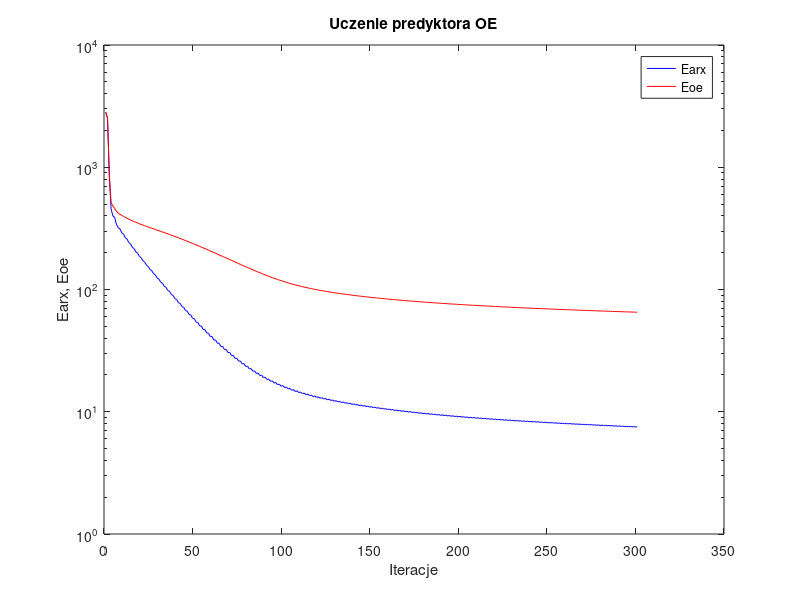
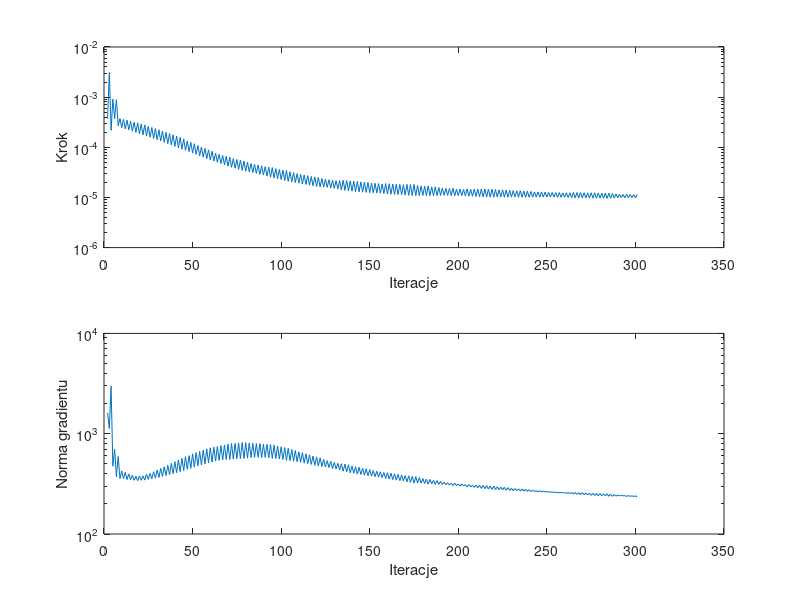

Write MATLAB code to recreate these figures, in order.
%uczenie predyktora oe
clear all;
n=0; farx(n+1)=2.807116e+003; foe(n+1)=2.831484e+003; wspucz(n+1)=0.000000e+000; ng(n+1)=0.000000e+000;
n=1; farx(n+1)=2.502983e+003; foe(n+1)=2.534578e+003; krok(n+1)=3.702988e-004; ng(n+1)=1.615494e+003;
n=2; farx(n+1)=8.446115e+002; foe(n+1)=8.665170e+002; krok(n+1)=3.096185e-003; ng(n+1)=1.125148e+003;
n=3; farx(n+1)=4.567778e+002; foe(n+1)=5.133754e+002; krok(n+1)=2.178264e-004; ng(n+1)=2.972720e+003;
n=4; farx(n+1)=4.001971e+002; foe(n+1)=4.826593e+002; krok(n+1)=9.143281e-004; ng(n+1)=4.741961e+002;
n=5; farx(n+1)=3.885309e+002; foe(n+1)=4.590510e+002; krok(n+1)=3.716215e-004; ng(n+1)=6.986525e+002;
n=6; farx(n+1)=3.424797e+002; foe(n+1)=4.376548e+002; krok(n+1)=8.861138e-004; ng(n+1)=3.711390e+002;
n=7; farx(n+1)=3.207960e+002; foe(n+1)=4.212643e+002; krok(n+1)=2.681146e-004; ng(n+1)=5.932796e+002;
n=8; farx(n+1)=3.135375e+002; foe(n+1)=4.124100e+002; krok(n+1)=3.748417e-004; ng(n+1)=3.564952e+002;
n=9; farx(n+1)=2.911243e+002; foe(n+1)=4.040479e+002; krok(n+1)=2.460936e-004; ng(n+1)=4.251096e+002;
n=10; farx(n+1)=2.844890e+002; foe(n+1)=3.963800e+002; krok(n+1)=3.606707e-004; ng(n+1)=3.561705e+002;
n=11; farx(n+1)=2.650900e+002; foe(n+1)=3.891525e+002; krok(n+1)=2.326282e-004; ng(n+1)=4.118957e+002;
n=12; farx(n+1)=2.587579e+002; foe(n+1)=3.824508e+002; krok(n+1)=3.473499e-004; ng(n+1)=3.488639e+002;
n=13; farx(n+1)=2.418401e+002; foe(n+1)=3.761544e+002; krok(n+1)=2.224361e-004; ng(n+1)=3.971548e+002;
n=14; farx(n+1)=2.361636e+002; foe(n+1)=3.703136e+002; krok(n+1)=3.293253e-004; ng(n+1)=3.479487e+002;
n=15; farx(n+1)=2.214135e+002; foe(n+1)=3.647335e+002; krok(n+1)=2.093774e-004; ng(n+1)=3.859272e+002;
n=16; farx(n+1)=2.160375e+002; foe(n+1)=3.594866e+002; krok(n+1)=3.185772e-004; ng(n+1)=3.429328e+002;
n=17; farx(n+1)=2.030446e+002; foe(n+1)=3.544640e+002; krok(n+1)=1.974847e-004; ng(n+1)=3.769655e+002;
n=18; farx(n+1)=1.980393e+002; foe(n+1)=3.496915e+002; krok(n+1)=3.067806e-004; ng(n+1)=3.407869e+002;
n=19; farx(n+1)=1.864423e+002; foe(n+1)=3.450912e+002; krok(n+1)=1.869282e-004; ng(n+1)=3.776546e+002;
n=20; farx(n+1)=1.819257e+002; foe(n+1)=3.407095e+002; krok(n+1)=2.900037e-004; ng(n+1)=3.429054e+002;
n=21; farx(n+1)=1.715570e+002; foe(n+1)=3.364550e+002; krok(n+1)=1.767236e-004; ng(n+1)=3.800877e+002;
n=22; farx(n+1)=1.673699e+002; foe(n+1)=3.323376e+002; krok(n+1)=2.796501e-004; ng(n+1)=3.445617e+002;
n=23; farx(n+1)=1.579231e+002; foe(n+1)=3.283108e+002; krok(n+1)=1.673718e-004; ng(n+1)=3.943094e+002;
n=24; farx(n+1)=1.542571e+002; foe(n+1)=3.244385e+002; krok(n+1)=2.601242e-004; ng(n+1)=3.505710e+002;
n=25; farx(n+1)=1.456705e+002; foe(n+1)=3.206312e+002; krok(n+1)=1.592886e-004; ng(n+1)=4.025898e+002;
n=26; farx(n+1)=1.423650e+002; foe(n+1)=3.169150e+002; krok(n+1)=2.478815e-004; ng(n+1)=3.555117e+002;
n=27; farx(n+1)=1.344905e+002; foe(n+1)=3.132339e+002; krok(n+1)=1.497533e-004; ng(n+1)=4.182327e+002;
n=28; farx(n+1)=1.315011e+002; foe(n+1)=3.096209e+002; krok(n+1)=2.361618e-004; ng(n+1)=3.605349e+002;
n=29; farx(n+1)=1.242385e+002; foe(n+1)=3.060376e+002; krok(n+1)=1.410950e-004; ng(n+1)=4.340223e+002;
n=30; farx(n+1)=1.215711e+002; foe(n+1)=3.025016e+002; krok(n+1)=2.235165e-004; ng(n+1)=3.667949e+002;
n=31; farx(n+1)=1.148367e+002; foe(n+1)=2.989967e+002; krok(n+1)=1.333447e-004; ng(n+1)=4.496316e+002;
n=32; farx(n+1)=1.124876e+002; foe(n+1)=2.955212e+002; krok(n+1)=2.114007e-004; ng(n+1)=3.744052e+002;
n=33; farx(n+1)=1.062021e+002; foe(n+1)=2.920639e+002; krok(n+1)=1.258386e-004; ng(n+1)=4.677911e+002;
n=34; farx(n+1)=1.041682e+002; foe(n+1)=2.886369e+002; krok(n+1)=1.984325e-004; ng(n+1)=3.832091e+002;
n=35; farx(n+1)=9.830569e+001; foe(n+1)=2.852216e+002; krok(n+1)=1.185230e-004; ng(n+1)=4.852562e+002;
n=36; farx(n+1)=9.652066e+001; foe(n+1)=2.818133e+002; krok(n+1)=1.882222e-004; ng(n+1)=3.912638e+002;
n=37; farx(n+1)=9.102484e+001; foe(n+1)=2.784141e+002; krok(n+1)=1.112180e-004; ng(n+1)=5.061819e+002;
n=38; farx(n+1)=8.947985e+001; foe(n+1)=2.750193e+002; krok(n+1)=1.775310e-004; ng(n+1)=4.001257e+002;
n=39; farx(n+1)=8.433287e+001; foe(n+1)=2.716366e+002; krok(n+1)=1.041990e-004; ng(n+1)=5.267672e+002;
n=40; farx(n+1)=8.298862e+001; foe(n+1)=2.682401e+002; krok(n+1)=1.677606e-004; ng(n+1)=4.085333e+002;
n=41; farx(n+1)=7.815600e+001; foe(n+1)=2.648711e+002; krok(n+1)=9.773946e-005; ng(n+1)=5.479649e+002;
n=42; farx(n+1)=7.701260e+001; foe(n+1)=2.614814e+002; krok(n+1)=1.574580e-004; ng(n+1)=4.181115e+002;
n=43; farx(n+1)=7.246862e+001; foe(n+1)=2.581294e+002; krok(n+1)=9.186583e-005; ng(n+1)=5.689817e+002;
n=44; farx(n+1)=7.152041e+001; foe(n+1)=2.547575e+002; krok(n+1)=1.473196e-004; ng(n+1)=4.287859e+002;
n=45; farx(n+1)=6.722487e+001; foe(n+1)=2.514198e+002; krok(n+1)=8.669030e-005; ng(n+1)=5.912513e+002;
n=46; farx(n+1)=6.649026e+001; foe(n+1)=2.480944e+002; krok(n+1)=1.340733e-004; ng(n+1)=4.421899e+002;
n=47; farx(n+1)=6.248945e+001; foe(n+1)=2.448153e+002; krok(n+1)=8.191911e-005; ng(n+1)=6.045844e+002;
n=48; farx(n+1)=6.188094e+001; foe(n+1)=2.415024e+002; krok(n+1)=1.265491e-004; ng(n+1)=4.520476e+002;
n=49; farx(n+1)=5.811970e+001; foe(n+1)=2.382343e+002; krok(n+1)=7.646629e-005; ng(n+1)=6.292898e+002;
n=50; farx(n+1)=5.763430e+001; foe(n+1)=2.349509e+002; krok(n+1)=1.176687e-004; ng(n+1)=4.641862e+002;
n=51; farx(n+1)=5.411102e+001; foe(n+1)=2.317238e+002; krok(n+1)=7.202880e-005; ng(n+1)=6.481084e+002;
n=52; farx(n+1)=5.374421e+001; foe(n+1)=2.284873e+002; krok(n+1)=1.089132e-004; ng(n+1)=4.773601e+002;
n=53; farx(n+1)=5.045408e+001; foe(n+1)=2.253074e+002; krok(n+1)=6.776689e-005; ng(n+1)=6.660531e+002;
n=54; farx(n+1)=5.017984e+001; foe(n+1)=2.221188e+002; krok(n+1)=1.015140e-004; ng(n+1)=4.895441e+002;
n=55; farx(n+1)=4.711186e+001; foe(n+1)=2.189838e+002; krok(n+1)=6.352069e-005; ng(n+1)=6.853888e+002;
n=56; farx(n+1)=4.690925e+001; foe(n+1)=2.158449e+002; krok(n+1)=9.531131e-005; ng(n+1)=5.005759e+002;
n=57; farx(n+1)=4.404816e+001; foe(n+1)=2.127523e+002; krok(n+1)=5.942307e-005; ng(n+1)=7.062461e+002;
n=58; farx(n+1)=4.390381e+001; foe(n+1)=2.096704e+002; krok(n+1)=8.906432e-005; ng(n+1)=5.110488e+002;
n=59; farx(n+1)=4.124622e+001; foe(n+1)=2.066380e+002; krok(n+1)=5.587912e-005; ng(n+1)=7.224608e+002;
n=60; farx(n+1)=4.114948e+001; foe(n+1)=2.036202e+002; krok(n+1)=8.312662e-005; ng(n+1)=5.208283e+002;
n=61; farx(n+1)=3.867126e+001; foe(n+1)=2.006577e+002; krok(n+1)=5.312685e-005; ng(n+1)=7.356258e+002;
n=62; farx(n+1)=3.863860e+001; foe(n+1)=1.977331e+002; krok(n+1)=7.679143e-005; ng(n+1)=5.335397e+002;
n=63; farx(n+1)=3.634691e+001; foe(n+1)=1.948449e+002; krok(n+1)=5.019773e-005; ng(n+1)=7.466893e+002;
n=64; farx(n+1)=3.634149e+001; foe(n+1)=1.919890e+002; krok(n+1)=7.271253e-005; ng(n+1)=5.407289e+002;
n=65; farx(n+1)=3.421450e+001; foe(n+1)=1.891628e+002; krok(n+1)=4.729405e-005; ng(n+1)=7.614334e+002;
n=66; farx(n+1)=3.423222e+001; foe(n+1)=1.863811e+002; krok(n+1)=6.874781e-005; ng(n+1)=5.471432e+002;
n=67; farx(n+1)=3.226648e+001; foe(n+1)=1.836255e+002; krok(n+1)=4.461789e-005; ng(n+1)=7.726580e+002;
n=68; farx(n+1)=3.229837e+001; foe(n+1)=1.809114e+002; krok(n+1)=6.615676e-005; ng(n+1)=5.506884e+002;
n=69; farx(n+1)=3.047152e+001; foe(n+1)=1.782103e+002; krok(n+1)=4.194015e-005; ng(n+1)=7.888862e+002;
n=70; farx(n+1)=3.051476e+001; foe(n+1)=1.755680e+002; krok(n+1)=6.327456e-005; ng(n+1)=5.533173e+002;
n=71; farx(n+1)=2.881332e+001; foe(n+1)=1.729385e+002; krok(n+1)=3.999817e-005; ng(n+1)=7.984791e+002;
n=72; farx(n+1)=2.888093e+001; foe(n+1)=1.703917e+002; krok(n+1)=5.958061e-005; ng(n+1)=5.586168e+002;
n=73; farx(n+1)=2.730624e+001; foe(n+1)=1.678484e+002; krok(n+1)=3.825728e-005; ng(n+1)=8.018273e+002;
n=74; farx(n+1)=2.738898e+001; foe(n+1)=1.653852e+002; krok(n+1)=5.720244e-005; ng(n+1)=5.626734e+002;
n=75; farx(n+1)=2.592640e+001; foe(n+1)=1.629128e+002; krok(n+1)=3.632499e-005; ng(n+1)=8.101245e+002;
n=76; farx(n+1)=2.601686e+001; foe(n+1)=1.605254e+002; krok(n+1)=5.538211e-005; ng(n+1)=5.646267e+002;
n=77; farx(n+1)=2.465478e+001; foe(n+1)=1.581255e+002; krok(n+1)=3.459210e-005; ng(n+1)=8.174513e+002;
n=78; farx(n+1)=2.475222e+001; foe(n+1)=1.558206e+002; krok(n+1)=5.291906e-005; ng(n+1)=5.666906e+002;
n=79; farx(n+1)=2.348914e+001; foe(n+1)=1.535183e+002; krok(n+1)=3.333618e-005; ng(n+1)=8.148964e+002;
n=80; farx(n+1)=2.359719e+001; foe(n+1)=1.513048e+002; krok(n+1)=5.039187e-005; ng(n+1)=5.709733e+002;
n=81; farx(n+1)=2.241842e+001; foe(n+1)=1.491039e+002; krok(n+1)=3.242569e-005; ng(n+1)=8.100622e+002;
n=82; farx(n+1)=2.254589e+001; foe(n+1)=1.470012e+002; krok(n+1)=4.729405e-005; ng(n+1)=5.799494e+002;
n=83; farx(n+1)=2.145607e+001; foe(n+1)=1.449085e+002; krok(n+1)=3.136337e-005; ng(n+1)=8.008706e+002;
n=84; farx(n+1)=2.158968e+001; foe(n+1)=1.428918e+002; krok(n+1)=4.572173e-005; ng(n+1)=5.810917e+002;
n=85; farx(n+1)=2.057324e+001; foe(n+1)=1.408931e+002; krok(n+1)=3.014162e-005; ng(n+1)=7.981560e+002;
n=86; farx(n+1)=2.071552e+001; foe(n+1)=1.389667e+002; krok(n+1)=4.438276e-005; ng(n+1)=5.816713e+002;
n=87; farx(n+1)=1.976675e+001; foe(n+1)=1.370587e+002; krok(n+1)=2.877521e-005; ng(n+1)=7.972405e+002;
n=88; farx(n+1)=1.990917e+001; foe(n+1)=1.352170e+002; krok(n+1)=4.279756e-005; ng(n+1)=5.787230e+002;
n=89; farx(n+1)=1.902382e+001; foe(n+1)=1.334180e+002; krok(n+1)=2.793956e-005; ng(n+1)=7.864031e+002;
n=90; farx(n+1)=1.917853e+001; foe(n+1)=1.316802e+002; krok(n+1)=4.116566e-005; ng(n+1)=5.801147e+002;
n=91; farx(n+1)=1.835225e+001; foe(n+1)=1.299780e+002; krok(n+1)=2.669060e-005; ng(n+1)=7.813323e+002;
n=92; farx(n+1)=1.850984e+001; foe(n+1)=1.283268e+002; krok(n+1)=4.037383e-005; ng(n+1)=5.745484e+002;
n=93; farx(n+1)=1.773631e+001; foe(n+1)=1.267166e+002; krok(n+1)=2.537849e-005; ng(n+1)=7.781571e+002;
n=94; farx(n+1)=1.789355e+001; foe(n+1)=1.251512e+002; krok(n+1)=3.939832e-005; ng(n+1)=5.673910e+002;
n=95; farx(n+1)=1.716674e+001; foe(n+1)=1.236401e+002; krok(n+1)=2.444110e-005; ng(n+1)=7.693712e+002;
n=96; farx(n+1)=1.732858e+001; foe(n+1)=1.221768e+002; krok(n+1)=3.754715e-005; ng(n+1)=5.647752e+002;
n=97; farx(n+1)=1.665098e+001; foe(n+1)=1.207715e+002; krok(n+1)=2.362476e-005; ng(n+1)=7.533627e+002;
n=98; farx(n+1)=1.681481e+001; foe(n+1)=1.194023e+002; krok(n+1)=3.616555e-005; ng(n+1)=5.594559e+002;
n=99; farx(n+1)=1.618055e+001; foe(n+1)=1.180930e+002; krok(n+1)=2.273062e-005; ng(n+1)=7.400663e+002;
n=100; farx(n+1)=1.634505e+001; foe(n+1)=1.168133e+002; krok(n+1)=3.498787e-005; ng(n+1)=5.527361e+002;
n=101; farx(n+1)=1.575285e+001; foe(n+1)=1.155934e+002; krok(n+1)=2.170937e-005; ng(n+1)=7.274741e+002;
n=102; farx(n+1)=1.591429e+001; foe(n+1)=1.143907e+002; krok(n+1)=3.444097e-005; ng(n+1)=5.418453e+002;
n=103; farx(n+1)=1.535138e+001; foe(n+1)=1.132499e+002; krok(n+1)=2.092147e-005; ng(n+1)=7.186023e+002;
n=104; farx(n+1)=1.551413e+001; foe(n+1)=1.121398e+002; krok(n+1)=3.251699e-005; ng(n+1)=5.382486e+002;
n=105; farx(n+1)=1.498807e+001; foe(n+1)=1.110884e+002; krok(n+1)=2.036925e-005; ng(n+1)=6.965706e+002;
n=106; farx(n+1)=1.514988e+001; foe(n+1)=1.100575e+002; krok(n+1)=3.128738e-005; ng(n+1)=5.313510e+002;
n=107; farx(n+1)=1.465283e+001; foe(n+1)=1.090814e+002; krok(n+1)=1.976919e-005; ng(n+1)=6.803954e+002;
n=108; farx(n+1)=1.481305e+001; foe(n+1)=1.081265e+002; krok(n+1)=2.981309e-005; ng(n+1)=5.254634e+002;
n=109; farx(n+1)=1.434500e+001; foe(n+1)=1.072237e+002; krok(n+1)=1.929519e-005; ng(n+1)=6.600492e+002;
n=110; farx(n+1)=1.450539e+001; foe(n+1)=1.063377e+002; krok(n+1)=2.885108e-005; ng(n+1)=5.189371e+002;
n=111; farx(n+1)=1.406189e+001; foe(n+1)=1.054945e+002; krok(n+1)=1.858062e-005; ng(n+1)=6.473915e+002;
n=112; farx(n+1)=1.421764e+001; foe(n+1)=1.046670e+002; krok(n+1)=2.798313e-005; ng(n+1)=5.093704e+002;
n=113; farx(n+1)=1.379737e+001; foe(n+1)=1.038823e+002; krok(n+1)=1.806967e-005; ng(n+1)=6.306746e+002;
n=114; farx(n+1)=1.395090e+001; foe(n+1)=1.031111e+002; krok(n+1)=2.713913e-005; ng(n+1)=5.015443e+002;
n=115; farx(n+1)=1.355063e+001; foe(n+1)=1.023777e+002; krok(n+1)=1.755604e-005; ng(n+1)=6.163199e+002;
n=116; farx(n+1)=1.370074e+001; foe(n+1)=1.016581e+002; krok(n+1)=2.617217e-005; ng(n+1)=4.938866e+002;
n=117; farx(n+1)=1.332177e+001; foe(n+1)=1.009742e+002; krok(n+1)=1.709205e-005; ng(n+1)=5.987648e+002;
n=118; farx(n+1)=1.346875e+001; foe(n+1)=1.002988e+002; krok(n+1)=2.571568e-005; ng(n+1)=4.843407e+002;
n=119; farx(n+1)=1.310538e+001; foe(n+1)=9.965512e+001; krok(n+1)=1.657544e-005; ng(n+1)=5.876699e+002;
n=120; farx(n+1)=1.324974e+001; foe(n+1)=9.902181e+001; krok(n+1)=2.507761e-005; ng(n+1)=4.762946e+002;
n=121; farx(n+1)=1.290046e+001; foe(n+1)=9.841652e+001; krok(n+1)=1.621284e-005; ng(n+1)=5.745115e+002;
n=122; farx(n+1)=1.304113e+001; foe(n+1)=9.782384e+001; krok(n+1)=2.394830e-005; ng(n+1)=4.702944e+002;
n=123; farx(n+1)=1.270746e+001; foe(n+1)=9.725919e+001; krok(n+1)=1.611823e-005; ng(n+1)=5.535982e+002;
n=124; farx(n+1)=1.284744e+001; foe(n+1)=9.670449e+001; krok(n+1)=2.302585e-005; ng(n+1)=4.659554e+002;
n=125; farx(n+1)=1.252680e+001; foe(n+1)=9.617294e+001; krok(n+1)=1.587668e-005; ng(n+1)=5.384694e+002;
n=126; farx(n+1)=1.266648e+001; foe(n+1)=9.565071e+001; krok(n+1)=2.253084e-005; ng(n+1)=4.600814e+002;
n=127; farx(n+1)=1.235814e+001; foe(n+1)=9.514592e+001; krok(n+1)=1.538457e-005; ng(n+1)=5.292598e+002;
n=128; farx(n+1)=1.249283e+001; foe(n+1)=9.464911e+001; krok(n+1)=2.219549e-005; ng(n+1)=4.500877e+002;
n=129; farx(n+1)=1.219491e+001; foe(n+1)=9.417112e+001; krok(n+1)=1.515170e-005; ng(n+1)=5.165847e+002;
n=130; farx(n+1)=1.232866e+001; foe(n+1)=9.370136e+001; krok(n+1)=2.167257e-005; ng(n+1)=4.444964e+002;
n=131; farx(n+1)=1.204167e+001; foe(n+1)=9.324682e+001; krok(n+1)=1.478735e-005; ng(n+1)=5.060794e+002;
n=132; farx(n+1)=1.217378e+001; foe(n+1)=9.279876e+001; krok(n+1)=2.167257e-005; ng(n+1)=4.357630e+002;
n=133; farx(n+1)=1.189746e+001; foe(n+1)=9.236244e+001; krok(n+1)=1.416371e-005; ng(n+1)=5.015188e+002;
n=134; farx(n+1)=1.202417e+001; foe(n+1)=9.192902e+001; krok(n+1)=2.206044e-005; ng(n+1)=4.224206e+002;
n=135; farx(n+1)=1.175314e+001; foe(n+1)=9.150940e+001; krok(n+1)=1.384553e-005; ng(n+1)=4.969454e+002;
n=136; farx(n+1)=1.187979e+001; foe(n+1)=9.109779e+001; krok(n+1)=2.167257e-005; ng(n+1)=4.173784e+002;
n=137; farx(n+1)=1.161788e+001; foe(n+1)=9.069559e+001; krok(n+1)=1.346311e-005; ng(n+1)=4.892013e+002;
n=138; farx(n+1)=1.173888e+001; foe(n+1)=9.029876e+001; krok(n+1)=2.139878e-005; ng(n+1)=4.077358e+002;
n=139; farx(n+1)=1.148509e+001; foe(n+1)=8.991655e+001; krok(n+1)=1.338683e-005; ng(n+1)=4.756818e+002;
n=140; farx(n+1)=1.160662e+001; foe(n+1)=8.953885e+001; krok(n+1)=2.102242e-005; ng(n+1)=4.035917e+002;
n=141; farx(n+1)=1.135983e+001; foe(n+1)=8.917127e+001; krok(n+1)=1.308609e-005; ng(n+1)=4.689860e+002;
n=142; farx(n+1)=1.147904e+001; foe(n+1)=8.880747e+001; krok(n+1)=2.092658e-005; ng(n+1)=3.960531e+002;
n=143; farx(n+1)=1.123747e+001; foe(n+1)=8.845378e+001; krok(n+1)=1.290355e-005; ng(n+1)=4.624587e+002;
n=144; farx(n+1)=1.135546e+001; foe(n+1)=8.810580e+001; krok(n+1)=2.044097e-005; ng(n+1)=3.915803e+002;
n=145; farx(n+1)=1.112109e+001; foe(n+1)=8.776709e+001; krok(n+1)=1.275150e-005; ng(n+1)=4.524876e+002;
n=146; farx(n+1)=1.123791e+001; foe(n+1)=8.743216e+001; krok(n+1)=2.027520e-005; ng(n+1)=3.857316e+002;
n=147; farx(n+1)=1.100799e+001; foe(n+1)=8.710532e+001; krok(n+1)=1.259177e-005; ng(n+1)=4.466117e+002;
n=148; farx(n+1)=1.112425e+001; foe(n+1)=8.678406e+001; krok(n+1)=1.990494e-005; ng(n+1)=3.816603e+002;
n=149; farx(n+1)=1.089972e+001; foe(n+1)=8.646932e+001; krok(n+1)=1.245057e-005; ng(n+1)=4.390581e+002;
n=150; farx(n+1)=1.101364e+001; foe(n+1)=8.615998e+001; krok(n+1)=1.943349e-005; ng(n+1)=3.769095e+002;
n=151; farx(n+1)=1.079555e+001; foe(n+1)=8.585860e+001; krok(n+1)=1.240823e-005; ng(n+1)=4.290366e+002;
n=152; farx(n+1)=1.090905e+001; foe(n+1)=8.556068e+001; krok(n+1)=1.918810e-005; ng(n+1)=3.727446e+002;
n=153; farx(n+1)=1.069509e+001; foe(n+1)=8.526918e+001; krok(n+1)=1.227229e-005; ng(n+1)=4.234622e+002;
n=154; farx(n+1)=1.080778e+001; foe(n+1)=8.498191e+001; krok(n+1)=1.890200e-005; ng(n+1)=3.686840e+002;
n=155; farx(n+1)=1.059828e+001; foe(n+1)=8.470027e+001; krok(n+1)=1.216245e-005; ng(n+1)=4.172142e+002;
n=156; farx(n+1)=1.070981e+001; foe(n+1)=8.442285e+001; krok(n+1)=1.859953e-005; ng(n+1)=3.646074e+002;
n=157; farx(n+1)=1.050656e+001; foe(n+1)=8.415092e+001; krok(n+1)=1.197415e-005; ng(n+1)=4.105283e+002;
n=158; farx(n+1)=1.061691e+001; foe(n+1)=8.388018e+001; krok(n+1)=1.886606e-005; ng(n+1)=3.575083e+002;
n=159; farx(n+1)=1.041623e+001; foe(n+1)=8.361426e+001; krok(n+1)=1.171829e-005; ng(n+1)=4.086484e+002;
n=160; farx(n+1)=1.052521e+001; foe(n+1)=8.335114e+001; krok(n+1)=1.881044e-005; ng(n+1)=3.521877e+002;
n=161; farx(n+1)=1.032763e+001; foe(n+1)=8.309291e+001; krok(n+1)=1.161317e-005; ng(n+1)=4.038683e+002;
n=162; farx(n+1)=1.043583e+001; foe(n+1)=8.283863e+001; krok(n+1)=1.848840e-005; ng(n+1)=3.489327e+002;
n=163; farx(n+1)=1.024286e+001; foe(n+1)=8.258885e+001; krok(n+1)=1.151293e-005; ng(n+1)=3.975380e+002;
n=164; farx(n+1)=1.035007e+001; foe(n+1)=8.234172e+001; krok(n+1)=1.840773e-005; ng(n+1)=3.443552e+002;
n=165; farx(n+1)=1.016043e+001; foe(n+1)=8.209882e+001; krok(n+1)=1.138543e-005; ng(n+1)=3.930323e+002;
n=166; farx(n+1)=1.026675e+001; foe(n+1)=8.185879e+001; krok(n+1)=1.827487e-005; ng(n+1)=3.402840e+002;
n=167; farx(n+1)=1.008003e+001; foe(n+1)=8.162269e+001; krok(n+1)=1.130502e-005; ng(n+1)=3.882570e+002;
n=168; farx(n+1)=1.018565e+001; foe(n+1)=8.139020e+001; krok(n+1)=1.799457e-005; ng(n+1)=3.373187e+002;
n=169; farx(n+1)=1.000389e+001; foe(n+1)=8.116126e+001; krok(n+1)=1.115447e-005; ng(n+1)=3.825573e+002;
n=170; farx(n+1)=1.010824e+001; foe(n+1)=8.093334e+001; krok(n+1)=1.821997e-005; ng(n+1)=3.312370e+002;
n=171; farx(n+1)=9.928249e+000; foe(n+1)=8.070904e+001; krok(n+1)=1.099884e-005; ng(n+1)=3.803227e+002;
n=172; farx(n+1)=1.003179e+001; foe(n+1)=8.048749e+001; krok(n+1)=1.806265e-005; ng(n+1)=3.277266e+002;
n=173; farx(n+1)=9.855821e+000; foe(n+1)=8.026931e+001; krok(n+1)=1.085468e-005; ng(n+1)=3.755876e+002;
n=174; farx(n+1)=9.958320e+000; foe(n+1)=8.005221e+001; krok(n+1)=1.823411e-005; ng(n+1)=3.224025e+002;
n=175; farx(n+1)=9.782304e+000; foe(n+1)=7.983842e+001; krok(n+1)=1.083629e-005; ng(n+1)=3.735168e+002;
n=176; farx(n+1)=9.884582e+000; foe(n+1)=7.963018e+001; krok(n+1)=1.747813e-005; ng(n+1)=3.228502e+002;
n=177; farx(n+1)=9.712353e+000; foe(n+1)=7.942458e+001; krok(n+1)=1.095376e-005; ng(n+1)=3.646093e+002;
n=178; farx(n+1)=9.813967e+000; foe(n+1)=7.922363e+001; krok(n+1)=1.689056e-005; ng(n+1)=3.224533e+002;
n=179; farx(n+1)=9.646645e+000; foe(n+1)=7.902521e+001; krok(n+1)=1.095389e-005; ng(n+1)=3.568953e+002;
n=180; farx(n+1)=9.746716e+000; foe(n+1)=7.882894e+001; krok(n+1)=1.675917e-005; ng(n+1)=3.188174e+002;
n=181; farx(n+1)=9.583196e+000; foe(n+1)=7.863592e+001; krok(n+1)=1.085468e-005; ng(n+1)=3.519237e+002;
n=182; farx(n+1)=9.682769e+000; foe(n+1)=7.844354e+001; krok(n+1)=1.694172e-005; ng(n+1)=3.142931e+002;
n=183; farx(n+1)=9.518533e+000; foe(n+1)=7.825380e+001; krok(n+1)=1.083629e-005; ng(n+1)=3.505310e+002;
n=184; farx(n+1)=9.617678e+000; foe(n+1)=7.806853e+001; krok(n+1)=1.622543e-005; ng(n+1)=3.158924e+002;
n=185; farx(n+1)=9.458793e+000; foe(n+1)=7.788558e+001; krok(n+1)=1.085468e-005; ng(n+1)=3.428126e+002;
n=186; farx(n+1)=9.557093e+000; foe(n+1)=7.770404e+001; krok(n+1)=1.630719e-005; ng(n+1)=3.118080e+002;
n=187; farx(n+1)=9.398557e+000; foe(n+1)=7.752467e+001; krok(n+1)=1.083629e-005; ng(n+1)=3.406228e+002;
n=188; farx(n+1)=9.496127e+000; foe(n+1)=7.734886e+001; krok(n+1)=1.577348e-005; ng(n+1)=3.122192e+002;
n=189; farx(n+1)=9.340596e+000; foe(n+1)=7.717519e+001; krok(n+1)=1.095376e-005; ng(n+1)=3.340784e+002;
n=190; farx(n+1)=9.437521e+000; foe(n+1)=7.700446e+001; krok(n+1)=1.535224e-005; ng(n+1)=3.121641e+002;
n=191; farx(n+1)=9.285247e+000; foe(n+1)=7.683574e+001; krok(n+1)=1.099167e-005; ng(n+1)=3.284816e+002;
n=192; farx(n+1)=9.381327e+000; foe(n+1)=7.666906e+001; krok(n+1)=1.517047e-005; ng(n+1)=3.102331e+002;
n=193; farx(n+1)=9.231661e+000; foe(n+1)=7.650437e+001; krok(n+1)=1.095389e-005; ng(n+1)=3.245646e+002;
n=194; farx(n+1)=9.326804e+000; foe(n+1)=7.634133e+001; krok(n+1)=1.507081e-005; ng(n+1)=3.076478e+002;
n=195; farx(n+1)=9.179982e+000; foe(n+1)=7.618030e+001; krok(n+1)=1.085468e-005; ng(n+1)=3.212488e+002;
n=196; farx(n+1)=9.274460e+000; foe(n+1)=7.602023e+001; krok(n+1)=1.519948e-005; ng(n+1)=3.037084e+002;
n=197; farx(n+1)=9.127406e+000; foe(n+1)=7.586194e+001; krok(n+1)=1.083629e-005; ng(n+1)=3.209878e+002;
n=198; farx(n+1)=9.221239e+000; foe(n+1)=7.570645e+001; krok(n+1)=1.470858e-005; ng(n+1)=3.045951e+002;
n=199; farx(n+1)=9.078229e+000; foe(n+1)=7.555264e+001; krok(n+1)=1.085468e-005; ng(n+1)=3.151404e+002;
n=200; farx(n+1)=9.171348e+000; foe(n+1)=7.540004e+001; krok(n+1)=1.477879e-005; ng(n+1)=3.011449e+002;
n=201; farx(n+1)=9.028585e+000; foe(n+1)=7.524897e+001; krok(n+1)=1.083629e-005; ng(n+1)=3.143536e+002;
n=202; farx(n+1)=9.121433e+000; foe(n+1)=7.510032e+001; krok(n+1)=1.444886e-005; ng(n+1)=3.014326e+002;
n=203; farx(n+1)=8.983047e+000; foe(n+1)=7.495285e+001; krok(n+1)=1.069939e-005; ng(n+1)=3.104440e+002;
n=204; farx(n+1)=9.074504e+000; foe(n+1)=7.480584e+001; krok(n+1)=1.482745e-005; ng(n+1)=2.949060e+002;
n=205; farx(n+1)=8.935582e+000; foe(n+1)=7.466027e+001; krok(n+1)=1.061240e-005; ng(n+1)=3.116530e+002;
n=206; farx(n+1)=9.026595e+000; foe(n+1)=7.451695e+001; krok(n+1)=1.451496e-005; ng(n+1)=2.948986e+002;
n=207; farx(n+1)=8.890762e+000; foe(n+1)=7.437481e+001; krok(n+1)=1.057446e-005; ng(n+1)=3.077886e+002;
n=208; farx(n+1)=8.981016e+000; foe(n+1)=7.423390e+001; krok(n+1)=1.460917e-005; ng(n+1)=2.914480e+002;
n=209; farx(n+1)=8.846480e+000; foe(n+1)=7.409407e+001; krok(n+1)=1.046329e-005; ng(n+1)=3.071823e+002;
n=210; farx(n+1)=8.936019e+000; foe(n+1)=7.395574e+001; krok(n+1)=1.460917e-005; ng(n+1)=2.888359e+002;
n=211; farx(n+1)=8.803581e+000; foe(n+1)=7.381839e+001; krok(n+1)=1.033992e-005; ng(n+1)=3.057946e+002;
n=212; farx(n+1)=8.892308e+000; foe(n+1)=7.368212e+001; krok(n+1)=1.476011e-005; ng(n+1)=2.850379e+002;
n=213; farx(n+1)=8.760964e+000; foe(n+1)=7.354678e+001; krok(n+1)=1.022121e-005; ng(n+1)=3.055818e+002;
n=214; farx(n+1)=8.848896e+000; foe(n+1)=7.341290e+001; krok(n+1)=1.476011e-005; ng(n+1)=2.824386e+002;
n=215; farx(n+1)=8.719077e+000; foe(n+1)=7.327992e+001; krok(n+1)=1.015216e-005; ng(n+1)=3.040889e+002;
n=216; farx(n+1)=8.805819e+000; foe(n+1)=7.314845e+001; krok(n+1)=1.465800e-005; ng(n+1)=2.801710e+002;
n=217; farx(n+1)=8.677853e+000; foe(n+1)=7.301823e+001; krok(n+1)=1.014423e-005; ng(n+1)=3.012593e+002;
n=218; farx(n+1)=8.764271e+000; foe(n+1)=7.288931e+001; krok(n+1)=1.460917e-005; ng(n+1)=2.785646e+002;
n=219; farx(n+1)=8.637456e+000; foe(n+1)=7.276126e+001; krok(n+1)=1.009346e-005; ng(n+1)=2.999683e+002;
n=220; farx(n+1)=8.722470e+000; foe(n+1)=7.263482e+001; krok(n+1)=1.438760e-005; ng(n+1)=2.770035e+002;
n=221; farx(n+1)=8.597656e+000; foe(n+1)=7.250977e+001; krok(n+1)=1.015759e-005; ng(n+1)=2.959070e+002;
n=222; farx(n+1)=8.681999e+000; foe(n+1)=7.238600e+001; krok(n+1)=1.416371e-005; ng(n+1)=2.763894e+002;
n=223; farx(n+1)=8.558934e+000; foe(n+1)=7.226356e+001; krok(n+1)=1.018440e-005; ng(n+1)=2.927532e+002;
n=224; farx(n+1)=8.643508e+000; foe(n+1)=7.214222e+001; krok(n+1)=1.414532e-005; ng(n+1)=2.753653e+002;
n=225; farx(n+1)=8.521274e+000; foe(n+1)=7.202145e+001; krok(n+1)=1.009346e-005; ng(n+1)=2.924692e+002;
n=226; farx(n+1)=8.604812e+000; foe(n+1)=7.190219e+001; krok(n+1)=1.404611e-005; ng(n+1)=2.734648e+002;
n=227; farx(n+1)=8.484152e+000; foe(n+1)=7.178372e+001; krok(n+1)=1.009346e-005; ng(n+1)=2.899410e+002;
n=228; farx(n+1)=8.566624e+000; foe(n+1)=7.166663e+001; krok(n+1)=1.386876e-005; ng(n+1)=2.721611e+002;
n=229; farx(n+1)=8.447964e+000; foe(n+1)=7.155057e+001; krok(n+1)=1.010485e-005; ng(n+1)=2.867323e+002;
n=230; farx(n+1)=8.529309e+000; foe(n+1)=7.143547e+001; krok(n+1)=1.373458e-005; ng(n+1)=2.704834e+002;
n=231; farx(n+1)=8.411798e+000; foe(n+1)=7.132166e+001; krok(n+1)=1.017255e-005; ng(n+1)=2.838235e+002;
n=232; farx(n+1)=8.493312e+000; foe(n+1)=7.120897e+001; krok(n+1)=1.356957e-005; ng(n+1)=2.707145e+002;
n=233; farx(n+1)=8.377378e+000; foe(n+1)=7.109700e+001; krok(n+1)=1.010485e-005; ng(n+1)=2.822822e+002;
n=234; farx(n+1)=8.458182e+000; foe(n+1)=7.098593e+001; krok(n+1)=1.361457e-005; ng(n+1)=2.682210e+002;
n=235; farx(n+1)=8.342647e+000; foe(n+1)=7.087556e+001; krok(n+1)=1.009346e-005; ng(n+1)=2.814427e+002;
n=236; farx(n+1)=8.422861e+000; foe(n+1)=7.076665e+001; krok(n+1)=1.338477e-005; ng(n+1)=2.680939e+002;
n=237; farx(n+1)=8.309241e+000; foe(n+1)=7.065838e+001; krok(n+1)=1.010255e-005; ng(n+1)=2.784331e+002;
n=238; farx(n+1)=8.388573e+000; foe(n+1)=7.055116e+001; krok(n+1)=1.331597e-005; ng(n+1)=2.663442e+002;
n=239; farx(n+1)=8.276167e+000; foe(n+1)=7.044469e+001; krok(n+1)=1.010255e-005; ng(n+1)=2.764389e+002;
n=240; farx(n+1)=8.354803e+000; foe(n+1)=7.033926e+001; krok(n+1)=1.319099e-005; ng(n+1)=2.653156e+002;
n=241; farx(n+1)=8.243514e+000; foe(n+1)=7.023458e+001; krok(n+1)=1.013046e-005; ng(n+1)=2.742069e+002;
n=242; farx(n+1)=8.320819e+000; foe(n+1)=7.013100e+001; krok(n+1)=1.290553e-005; ng(n+1)=2.648158e+002;
n=243; farx(n+1)=8.211556e+000; foe(n+1)=7.002851e+001; krok(n+1)=1.023989e-005; ng(n+1)=2.698098e+002;
n=244; farx(n+1)=8.289242e+000; foe(n+1)=6.992667e+001; krok(n+1)=1.290355e-005; ng(n+1)=2.642697e+002;
n=245; farx(n+1)=8.180534e+000; foe(n+1)=6.982538e+001; krok(n+1)=1.013760e-005; ng(n+1)=2.700029e+002;
n=246; farx(n+1)=8.257290e+000; foe(n+1)=6.972501e+001; krok(n+1)=1.283755e-005; ng(n+1)=2.625372e+002;
n=247; farx(n+1)=8.149680e+000; foe(n+1)=6.962532e+001; krok(n+1)=1.015216e-005; ng(n+1)=2.680187e+002;
n=248; farx(n+1)=8.225936e+000; foe(n+1)=6.952655e+001; krok(n+1)=1.272730e-005; ng(n+1)=2.617817e+002;
n=249; farx(n+1)=8.119452e+000; foe(n+1)=6.942838e+001; krok(n+1)=1.015216e-005; ng(n+1)=2.661964e+002;
n=250; farx(n+1)=8.194863e+000; foe(n+1)=6.933110e+001; krok(n+1)=1.259797e-005; ng(n+1)=2.607504e+002;
n=251; farx(n+1)=8.089660e+000; foe(n+1)=6.923452e+001; krok(n+1)=1.018462e-005; ng(n+1)=2.637850e+002;
n=252; farx(n+1)=8.164814e+000; foe(n+1)=6.913873e+001; krok(n+1)=1.253880e-005; ng(n+1)=2.599505e+002;
n=253; farx(n+1)=8.060612e+000; foe(n+1)=6.904346e+001; krok(n+1)=1.013760e-005; ng(n+1)=2.627293e+002;
n=254; farx(n+1)=8.135043e+000; foe(n+1)=6.894898e+001; krok(n+1)=1.249667e-005; ng(n+1)=2.583827e+002;
n=255; farx(n+1)=8.032040e+000; foe(n+1)=6.885506e+001; krok(n+1)=1.010485e-005; ng(n+1)=2.614763e+002;
n=256; farx(n+1)=8.105944e+000; foe(n+1)=6.876184e+001; krok(n+1)=1.249822e-005; ng(n+1)=2.567284e+002;
n=257; farx(n+1)=8.003436e+000; foe(n+1)=6.866913e+001; krok(n+1)=1.009346e-005; ng(n+1)=2.610454e+002;
n=258; farx(n+1)=8.076791e+000; foe(n+1)=6.857733e+001; krok(n+1)=1.235197e-005; ng(n+1)=2.563476e+002;
n=259; farx(n+1)=7.975797e+000; foe(n+1)=6.848601e+001; krok(n+1)=1.008355e-005; ng(n+1)=2.590734e+002;
n=260; farx(n+1)=8.048794e+000; foe(n+1)=6.839538e+001; krok(n+1)=1.240203e-005; ng(n+1)=2.545478e+002;
n=261; farx(n+1)=7.948497e+000; foe(n+1)=6.830510e+001; krok(n+1)=9.999543e-006; ng(n+1)=2.593850e+002;
n=262; farx(n+1)=8.020871e+000; foe(n+1)=6.821561e+001; krok(n+1)=1.240203e-005; ng(n+1)=2.528342e+002;
n=263; farx(n+1)=7.922139e+000; foe(n+1)=6.812647e+001; krok(n+1)=9.888364e-006; ng(n+1)=2.587843e+002;
n=264; farx(n+1)=7.993635e+000; foe(n+1)=6.803781e+001; krok(n+1)=1.255575e-005; ng(n+1)=2.494951e+002;
n=265; farx(n+1)=7.895421e+000; foe(n+1)=6.794960e+001; krok(n+1)=9.808732e-006; ng(n+1)=2.593125e+002;
n=266; farx(n+1)=7.966235e+000; foe(n+1)=6.786207e+001; krok(n+1)=1.251850e-005; ng(n+1)=2.480529e+002;
n=267; farx(n+1)=7.869165e+000; foe(n+1)=6.777502e+001; krok(n+1)=9.772716e-006; ng(n+1)=2.582305e+002;
n=268; farx(n+1)=7.939477e+000; foe(n+1)=6.768852e+001; krok(n+1)=1.254429e-005; ng(n+1)=2.463607e+002;
n=269; farx(n+1)=7.842689e+000; foe(n+1)=6.760247e+001; krok(n+1)=9.766516e-006; ng(n+1)=2.580331e+002;
n=270; farx(n+1)=7.912666e+000; foe(n+1)=6.751726e+001; krok(n+1)=1.240203e-005; ng(n+1)=2.463024e+002;
n=271; farx(n+1)=7.816992e+000; foe(n+1)=6.743240e+001; krok(n+1)=9.766516e-006; ng(n+1)=2.564565e+002;
n=272; farx(n+1)=7.886278e+000; foe(n+1)=6.734826e+001; krok(n+1)=1.233369e-005; ng(n+1)=2.451541e+002;
n=273; farx(n+1)=7.792075e+000; foe(n+1)=6.726453e+001; krok(n+1)=9.716744e-006; ng(n+1)=2.550491e+002;
n=274; farx(n+1)=7.860620e+000; foe(n+1)=6.718122e+001; krok(n+1)=1.240823e-005; ng(n+1)=2.427650e+002;
n=275; farx(n+1)=7.766998e+000; foe(n+1)=6.709839e+001; krok(n+1)=9.671965e-006; ng(n+1)=2.549447e+002;
n=276; farx(n+1)=7.834912e+000; foe(n+1)=6.701612e+001; krok(n+1)=1.234279e-005; ng(n+1)=2.416995e+002;
n=277; farx(n+1)=7.742211e+000; foe(n+1)=6.693436e+001; krok(n+1)=9.671965e-006; ng(n+1)=2.536522e+002;
n=278; farx(n+1)=7.809681e+000; foe(n+1)=6.685311e+001; krok(n+1)=1.229246e-005; ng(n+1)=2.407914e+002;
n=279; farx(n+1)=7.717594e+000; foe(n+1)=6.677232e+001; krok(n+1)=9.675237e-006; ng(n+1)=2.527939e+002;
n=280; farx(n+1)=7.784792e+000; foe(n+1)=6.669214e+001; krok(n+1)=1.221656e-005; ng(n+1)=2.403597e+002;
n=281; farx(n+1)=7.693586e+000; foe(n+1)=6.661230e+001; krok(n+1)=9.647596e-006; ng(n+1)=2.519648e+002;
n=282; farx(n+1)=7.760378e+000; foe(n+1)=6.653304e+001; krok(n+1)=1.222055e-005; ng(n+1)=2.390890e+002;
n=283; farx(n+1)=7.669933e+000; foe(n+1)=6.645404e+001; krok(n+1)=9.594052e-006; ng(n+1)=2.520470e+002;
n=284; farx(n+1)=7.735774e+000; foe(n+1)=6.637563e+001; krok(n+1)=1.215525e-005; ng(n+1)=2.376114e+002;
n=285; farx(n+1)=7.646148e+000; foe(n+1)=6.629768e+001; krok(n+1)=9.640490e-006; ng(n+1)=2.499849e+002;
n=286; farx(n+1)=7.711290e+000; foe(n+1)=6.622031e+001; krok(n+1)=1.197415e-005; ng(n+1)=2.374731e+002;
n=287; farx(n+1)=7.622247e+000; foe(n+1)=6.614347e+001; krok(n+1)=9.766516e-006; ng(n+1)=2.473439e+002;
n=288; farx(n+1)=7.687171e+000; foe(n+1)=6.606727e+001; krok(n+1)=1.171829e-005; ng(n+1)=2.387490e+002;
n=289; farx(n+1)=7.598826e+000; foe(n+1)=6.599149e+001; krok(n+1)=9.884595e-006; ng(n+1)=2.448060e+002;
n=290; farx(n+1)=7.663670e+000; foe(n+1)=6.591634e+001; krok(n+1)=1.153689e-005; ng(n+1)=2.396681e+002;
n=291; farx(n+1)=7.575894e+000; foe(n+1)=6.584148e+001; krok(n+1)=9.952471e-006; ng(n+1)=2.431746e+002;
n=292; farx(n+1)=7.640464e+000; foe(n+1)=6.576726e+001; krok(n+1)=1.138585e-005; ng(n+1)=2.400689e+002;
n=293; farx(n+1)=7.554394e+000; foe(n+1)=6.569329e+001; krok(n+1)=9.888364e-006; ng(n+1)=2.415255e+002;
n=294; farx(n+1)=7.618078e+000; foe(n+1)=6.561969e+001; krok(n+1)=1.151293e-005; ng(n+1)=2.369750e+002;
n=295; farx(n+1)=7.531978e+000; foe(n+1)=6.554641e+001; krok(n+1)=9.884595e-006; ng(n+1)=2.417719e+002;
n=296; farx(n+1)=7.595514e+000; foe(n+1)=6.547371e+001; krok(n+1)=1.138585e-005; ng(n+1)=2.373636e+002;
n=297; farx(n+1)=7.510282e+000; foe(n+1)=6.540125e+001; krok(n+1)=9.884595e-006; ng(n+1)=2.405714e+002;
n=298; farx(n+1)=7.573527e+000; foe(n+1)=6.532931e+001; krok(n+1)=1.138585e-005; ng(n+1)=2.363848e+002;
n=299; farx(n+1)=7.489410e+000; foe(n+1)=6.525756e+001; krok(n+1)=9.772716e-006; ng(n+1)=2.404366e+002;
n=300; farx(n+1)=7.551747e+000; foe(n+1)=6.518619e+001; krok(n+1)=1.148323e-005; ng(n+1)=2.335698e+002;

figure; semilogy(farx,'b'); hold on; semilogy(foe,'r'); xlabel('Iteracje'); ylabel('Earx, Eoe'); legend('Earx','Eoe'); title('Uczenie predyktora OE');
figure; subplot(2,1,1); semilogy(krok); xlabel('Iteracje'); ylabel('Krok');
subplot(2,1,2); semilogy(ng); xlabel('Iteracje'); ylabel('Norma gradientu');
Earx=farx(n+1)
Eoe=foe(n+1)
